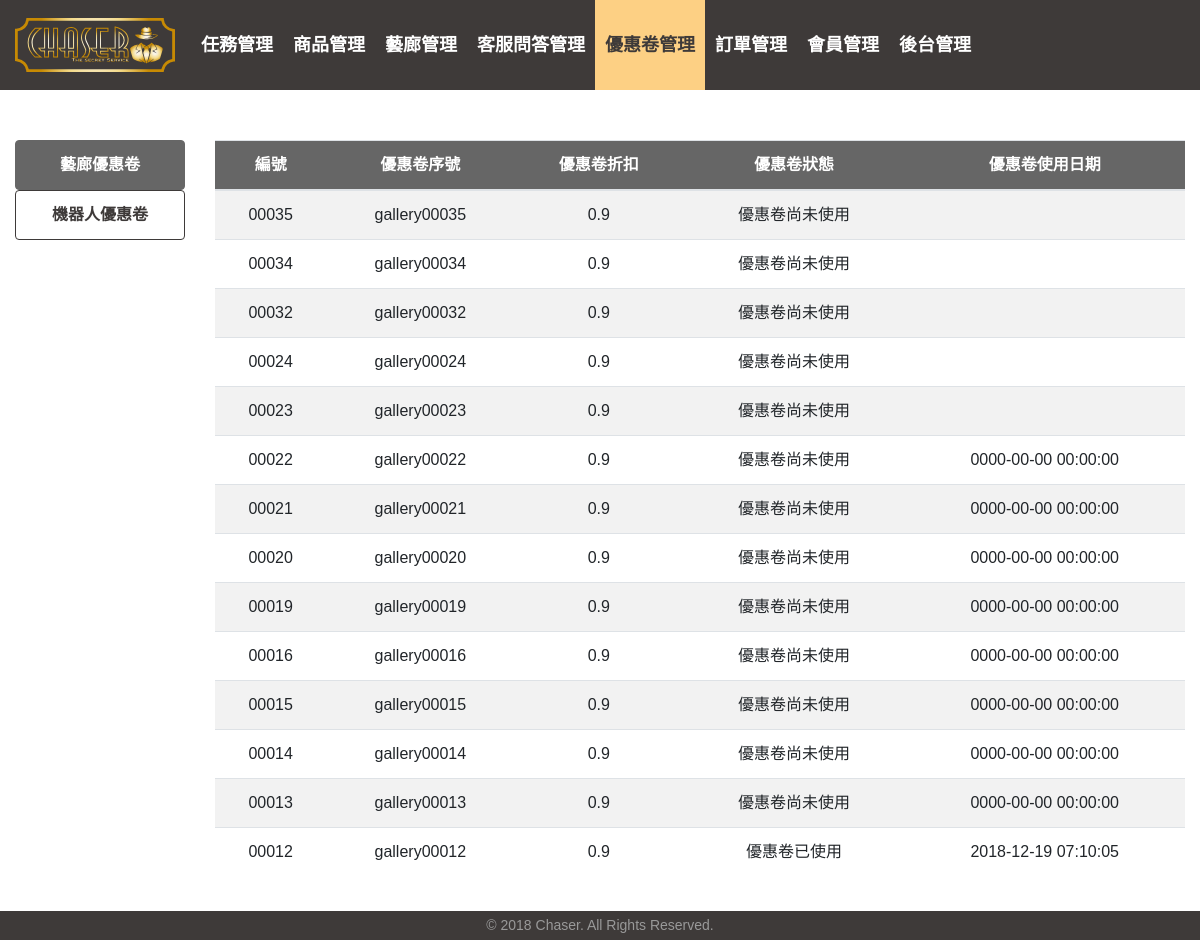
The page /coupon-backstage.php on the database its author committed.
### tables this page shows
CREATE TABLE `coupon` (
  `couponid` int(5) UNSIGNED ZEROFILL NOT NULL,
  `discount` float DEFAULT NULL,
  `promotion` varchar(50) DEFAULT 'x',
  `caniuse` int(1) NOT NULL DEFAULT '1',
  `couponusedate` datetime DEFAULT NULL
);

### coupon-backstage.php (the view, shortened to what this page needs)
<?php
try {
    require_once "connect.php";
    $sql = "select *
    from coupon
    where promotion = 'x'
    order by promotion='Happy' DESC , caniuse=1 DESC;";
    $stmt = $pdo->query($sql);
    $result = $stmt->fetchAll(PDO::FETCH_ASSOC);
} catch (PDOException $e) {
    exit('資料庫連結失敗，錯誤訊息為:' . $e->getMessage());
}
?>
<!DOCTYPE html>
<html lang="zh-tw">
<head>
    <link rel="stylesheet" href="css\bootstrap-scss\bootstrap.css" />
    <link rel="stylesheet" href="https://use.fontawesome.com/releases/v5.6.3/css/all.css">
    <link rel="stylesheet" href="css/backstage/backstage_common.css">
    <link rel="stylesheet" href="css/backstage/gallery-backstage.min.css" />
</head>
<body>
   <?php include_once 'backstage_navbar.php';?>
    <div class="container-fluid main3 pb-5">
        <div class="row">
            <div class="col-2">
                <ul class="list-group">
                    <a href="coupon-backstage.php" class="text-center" id="" name=""><li class="list-group-item active">藝廊優惠卷</li></a>
                    <a href="coupon-backstage2.php" class="text-center" id="" name=""><li class="list-group-item">機器人優惠卷</li></a>
                </ul>
            </div>
            <div class="col-10">
                <table class="table table-striped">
                    <thead id="thead">
                        <tr>
                            <th class="text-center" scope="col">編號</th>
                            <th class="text-center" scope="col">優惠卷序號</th>
                            <th class="text-center" scope="col">優惠卷折扣</th>
                            <th class="text-center" scope="col">優惠卷狀態</th>
                            <th class="text-center" scope="col">優惠卷使用日期</th>
                        </tr>
                    </thead>
                    <tbody>
                        <?php foreach ($result as $row): ?>
                            <tr id="tr_<?=$row["couponid"];?>">
                                <td class="text-center"><?=$row["couponid"];?></td>
                                <td class="text-center"><?php $ans = ($row["couponid"] == '1') ? $row["promotion"] : "gallery".$row["couponid"];echo $ans;?></td>
                                <td class="text-center"><?=$row["discount"];?></td>
                                <td class="text-center"><?php if($row["caniuse"] == '1'){
                                    echo "優惠卷尚未使用";
                                } else if($row["caniuse"] == '2'){
                                    echo "優惠卷已使用";
                                }else{
                                    echo "可使用";
                                }
                                     ?>
                                </td>
                                <td class="text-center"><?=$row["couponusedate"];?></td>
                            </tr>
                        <?php endforeach?>
                    </tbody>
                </table>
            </div>
        </div>
    </div>
    <footer class="footer">© 2018 Chaser. All Rights Reserved.</footer>
</body>
</html>

### css/backstage/backstage_common.css (style rules this page uses)
html { height: 100%; }
body { font-family: Arial, 'LiHei Pro', 微軟正黑體, "Microsoft JhengHei", sans-serif; position: relative; min-height: 100%; }
.list-group-item { border: 1px solid #3E3A39; color: #3E3A39; font-weight: 700; }
.list-group-item.active { background-color: #666; border-color: #666; color: #fff; }
#thead { background-color: #666; color: #fff; }
footer { position: absolute; bottom: 0; left: 0; right: 0; text-align: center; padding: 4px 0; background-color: #3E3A39; color: #999; font-size: 14px; }

### rows shown on the page
coupon: couponid "00035", couponid "gallery00035", discount "0.9", caniuse "優惠卷尚未使用"
coupon: couponid "00034", couponid "gallery00034", discount "0.9", caniuse "優惠卷尚未使用"
coupon: couponid "00032", couponid "gallery00032", discount "0.9", caniuse "優惠卷尚未使用"
coupon: couponid "00024", couponid "gallery00024", discount "0.9", caniuse "優惠卷尚未使用"
coupon: couponid "00023", couponid "gallery00023", discount "0.9", caniuse "優惠卷尚未使用"
coupon: couponid "00022", couponid "gallery00022", discount "0.9", caniuse "優惠卷尚未使用", couponusedate "0000-00-00 00:00:00"
coupon: couponid "00021", couponid "gallery00021", discount "0.9", caniuse "優惠卷尚未使用", couponusedate "0000-00-00 00:00:00"
coupon: couponid "00020", couponid "gallery00020", discount "0.9", caniuse "優惠卷尚未使用", couponusedate "0000-00-00 00:00:00"
coupon: couponid "00019", couponid "gallery00019", discount "0.9", caniuse "優惠卷尚未使用", couponusedate "0000-00-00 00:00:00"
coupon: couponid "00016", couponid "gallery00016", discount "0.9", caniuse "優惠卷尚未使用", couponusedate "0000-00-00 00:00:00"
coupon: couponid "00015", couponid "gallery00015", discount "0.9", caniuse "優惠卷尚未使用", couponusedate "0000-00-00 00:00:00"
coupon: couponid "00014", couponid "gallery00014", discount "0.9", caniuse "優惠卷尚未使用", couponusedate "0000-00-00 00:00:00"
coupon: couponid "00013", couponid "gallery00013", discount "0.9", caniuse "優惠卷尚未使用", couponusedate "0000-00-00 00:00:00"
coupon: couponid "00012", couponid "gallery00012", discount "0.9", caniuse "優惠卷已使用", couponusedate "2018-12-19 07:10:05"
